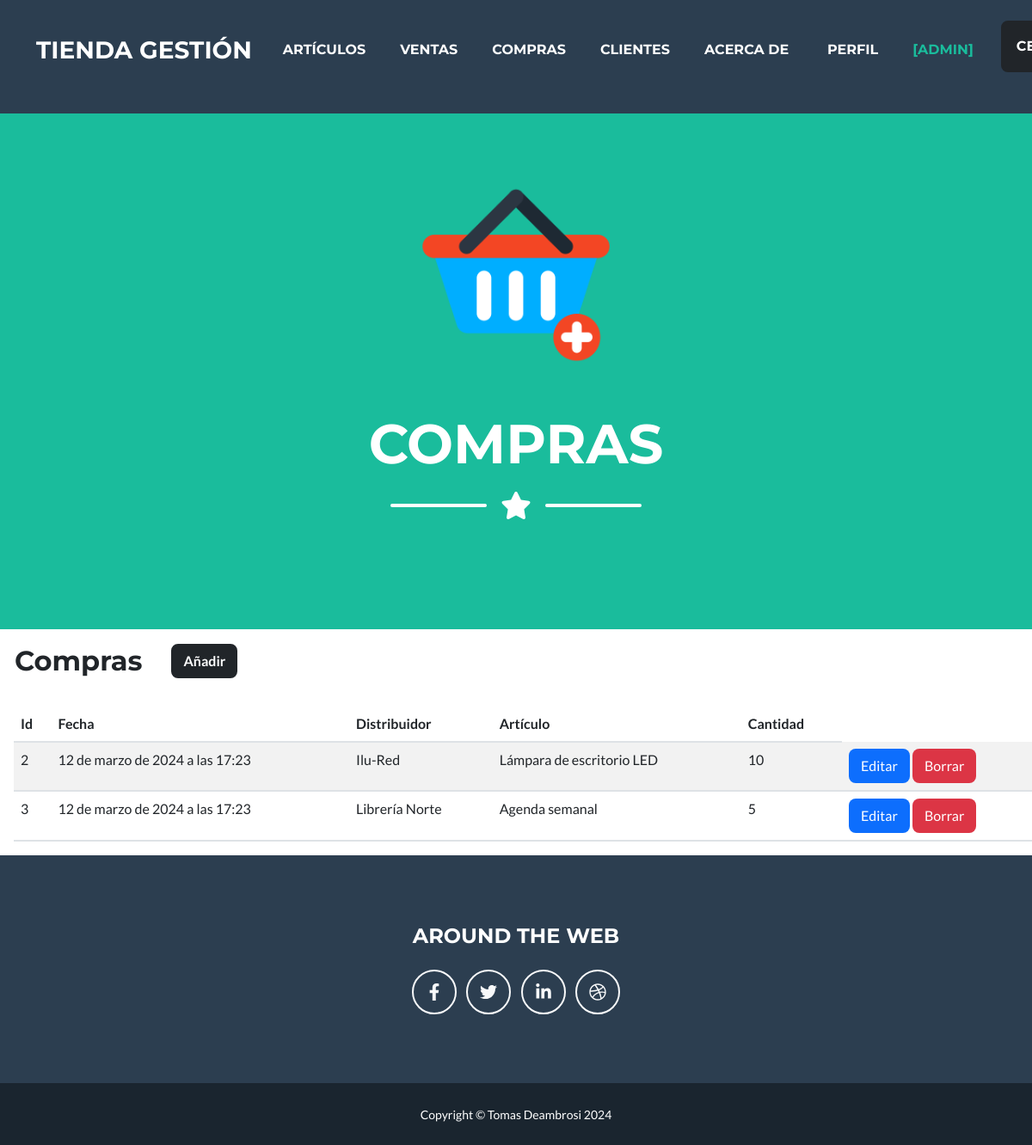
Screenshot of /compras/ (signed in) with the database file from the repository.
### aplicacion/models.py (models this page shows, shortened)
class Compra(models.Model):
    fecha = models.DateTimeField(auto_now_add=True)
    distribuidor = models.CharField(max_length=60)
    articulo = models.CharField(max_length=60)
    cantidad = models.IntegerField()

### aplicacion/views.py (the view)
# urls.py: path('compras/', CompraList.as_view(), name="compras"),
class CompraList(LoginRequiredMixin, ListView):
    model = Compra

### aplicacion/templates/aplicacion/compra_list.html (shortened to what this page needs)
{% extends "aplicacion/index.html" %}
{%load static%}
{% block imagen %}
    <img class="masthead-avatar mb-5" src="{% static 'assets/img/compras.png' %}" alt="..." />
{% endblock imagen %}
{% block titulo %}
    <h1 class="masthead-heading text-uppercase mb-0">Compras</h1>
{% endblock titulo %}
{% block icono %}
    <div class="divider-custom-icon"><i class="fas fa-star"></i></div>
{% endblock icono %}
{% block contenido %}
    <table>
        <tr>
            <td><h2 class= "my-1 mx-3">Compras</h2></td>
            <td>
                <button type="button" class="btn btn-dark m-3">
                    <a href="{% url 'compras_create' %}" style="color: white; font-weight: bold; text-decoration: none">Añadir</a>
                </button>
            </td>
        </tr>
    </table>
    <table class="table table-striped m-3">
        <thead>
            <tr>
                <th>Id</th>
                <th>Fecha</th>
                <th>Distribuidor</th>
                <th>Artículo</th>
                <th>Cantidad</th>
            </tr>
        </thead>
        <tbody>
        {% for c in compra_list  %}
            <tr>
                <td>{{ c.id }}</td>
                <td>{{ c.fecha }}</td>
                <td>{{ c.distribuidor }}</td>
                <td>{{ c.articulo }}</td>
                <td>{{ c.cantidad}}</td>
                <td>
                    <button type="button" class="btn" style="background: #0d6efd">
                        <a href="{% url 'compras_update' c.id %}" style="color: white; text-decoration: none">
                            Editar
                        </a>
                    </button>
                    <button type="button" class="btn" style="background: #dc3545">
                        <a href="{% url 'compras_delete' c.id %}" style="color: white; text-decoration: none">
                            Borrar
                        </a>
                    </button>
                </td>
            </tr>
        {% endfor %}
        </tbody>
    </table>
{% endblock contenido %}

### aplicacion/templates/aplicacion/index.html (shortened to what this page needs)
<!DOCTYPE html>
<html lang="en">
    <head>
        {% load static %}
        <link href="{% static 'css/styles.css' %}" rel="stylesheet" />
    </head>
    <body id="page-top">
        <nav class="navbar navbar-expand-lg bg-secondary text-uppercase fixed-top" id="mainNav">
            <div class="container">
                <a class="navbar-brand mb-3" href="{% url 'index' %}">Tienda Gestión</a>
                <div class="collapse navbar-collapse d-flex justify-content-between" id="navbarResponsive">
                    <ul class="navbar-nav ms-auto">
                        {% if user.is_authenticated %}
                            <li class="nav-item mx-0 mx-lg-1"><a class="nav-link py-3 px-0 px-lg-3 rounded" href="{% url 'articulos' %}">Artículos</a></li>
                            <li class="nav-item mx-0 mx-lg-1"><a class="nav-link py-3 px-0 px-lg-3 rounded" href="{% url 'ventas' %}">Ventas</a></li>
                            <li class="nav-item mx-0 mx-lg-1"><a class="nav-link py-3 px-0 px-lg-3 rounded" href="{% url 'compras' %}">Compras</a></li>
                            <li class="nav-item mx-0 mx-lg-1"><a class="nav-link py-3 px-0 px-lg-3 rounded" href="{% url 'clientes' %}">Clientes</a></li>
                            <li class="nav-item mx-0 mx-lg-1"><a class="nav-link py-3 px-0 px-lg-3 rounded" href="{% url 'acerca_de' %}" style="width:135px">Acerca de</a></li>
                            <li class="nav-item mx-0 mx-lg-1"><a class="nav-link py-3 px-0 px-lg-3 rounded" href="{% url 'perfil' %}">Perfil</a></li>
                            <li class="nav-item mx-0 mx-lg-1"><p class="nav-link py-3 px-0 px-lg-3 rounded" style="color:#1abc9c">[{{user.username}}]</p></li>
                        {% endif %}
                    </ul>
                </div>
                {% if user.is_authenticated %}
                    <div class="container pb-4">
                        <form method="post" action="{% url 'logout' %}" style="width: 200px">
                            <button class="btn btn-dark nav-link py-3 px-0 px-lg-3 rounded" href="" style="color:white">CERRAR SESIÓN</button>
                        </form>
                    </div>
                {% endif %}
            </div>
        </nav>
        <header class="masthead bg-primary text-white text-center">
            <div class="container d-flex align-items-center flex-column">
                {% block imagen %}{% endblock imagen %}
                {% block titulo %}{% endblock titulo %}
                <div class="divider-custom divider-light">
                    <div class="divider-custom-line"></div>
                    {% block icono %}{% endblock icono %}
                    <div class="divider-custom-line"></div>
                </div>
            </div>
        </header>
        <main>
            {% block contenido%}
            {% endblock contenido%}
        </main>
        <footer class="footer text-center">
            <div class="container">
                <div class="row">
                    <div class="col-lg mb-5 mb-lg-0">
                        <h4 class="text-uppercase mb-4">Around the Web</h4>
                        <a class="btn btn-outline-light btn-social mx-1" href="#!"><i class="fab fa-fw fa-facebook-f"></i></a>
                        <a class="btn btn-outline-light btn-social mx-1" href="#!"><i class="fab fa-fw fa-twitter"></i></a>
                        <a class="btn btn-outline-light btn-social mx-1" href="#!"><i class="fab fa-fw fa-linkedin-in"></i></a>
                        <a class="btn btn-outline-light btn-social mx-1" href="#!"><i class="fab fa-fw fa-dribbble"></i></a>
                    </div>
                </div>
            </div>
        </footer>
        <div class="copyright py-4 text-center text-white">
            <div class="container"><small>Copyright &copy; Tomas Deambrosi 2024</small></div>
        </div>
    </body>
</html>

### rows the page displays
Compra: id "2", fecha "12 de marzo de 2024 a las 17:23", distribuidor "Ilu-Red", articulo "Lámpara de escritorio LED", cantidad "10"
Compra: id "3", fecha "12 de marzo de 2024 a las 17:23", distribuidor "Librería Norte", articulo "Agenda semanal", cantidad "5"

### other values shown
{{ user.username }} "ADMIN"
